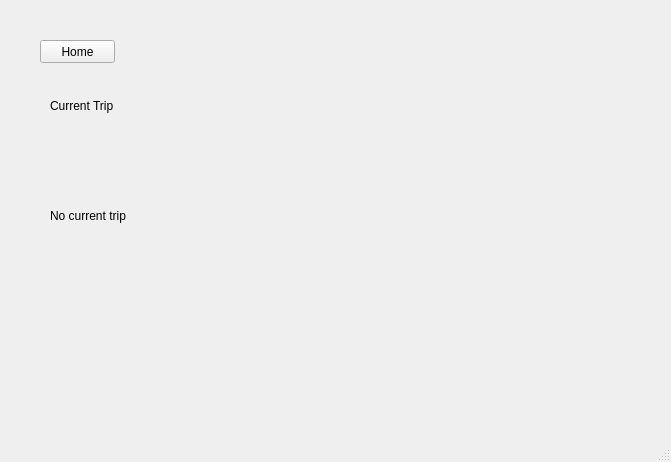
<?xml version="1.0" encoding="UTF-8"?>
<ui version="4.0">
 <class>ClientWindow</class>
 <widget class="QMainWindow" name="ClientWindow">
  <property name="geometry">
   <rect>
    <x>0</x>
    <y>0</y>
    <width>671</width>
    <height>462</height>
   </rect>
  </property>
  <property name="windowTitle">
   <string>MainWindow</string>
  </property>
  <widget class="QWidget" name="centralwidget">
   <widget class="QStackedWidget" name="ClientStack">
    <property name="geometry">
     <rect>
      <x>30</x>
      <y>20</y>
      <width>621</width>
      <height>391</height>
     </rect>
    </property>
    <property name="currentIndex">
     <number>3</number>
    </property>
    <widget class="QWidget" name="page">
     <widget class="QPushButton" name="login_btn">
      <property name="geometry">
       <rect>
        <x>370</x>
        <y>260</y>
        <width>71</width>
        <height>21</height>
       </rect>
      </property>
      <property name="text">
       <string>Login</string>
      </property>
     </widget>
     <widget class="QLineEdit" name="pass_txt_box">
      <property name="geometry">
       <rect>
        <x>262</x>
        <y>210</y>
        <width>171</width>
        <height>20</height>
       </rect>
      </property>
      <property name="echoMode">
       <enum>QLineEdit::Password</enum>
      </property>
     </widget>
     <widget class="QLabel" name="pass_label">
      <property name="geometry">
       <rect>
        <x>110</x>
        <y>210</y>
        <width>81</width>
        <height>16</height>
       </rect>
      </property>
      <property name="text">
       <string>Password</string>
      </property>
     </widget>
     <widget class="QLineEdit" name="id_txt_box">
      <property name="geometry">
       <rect>
        <x>262</x>
        <y>150</y>
        <width>171</width>
        <height>20</height>
       </rect>
      </property>
      <property name="text">
       <string/>
      </property>
     </widget>
     <widget class="QLabel" name="id_lbl">
      <property name="geometry">
       <rect>
        <x>110</x>
        <y>150</y>
        <width>81</width>
        <height>16</height>
       </rect>
      </property>
      <property name="text">
       <string>ID</string>
      </property>
     </widget>
     <widget class="QPushButton" name="register_btn">
      <property name="geometry">
       <rect>
        <x>260</x>
        <y>260</y>
        <width>75</width>
        <height>23</height>
       </rect>
      </property>
      <property name="text">
       <string>Register</string>
      </property>
     </widget>
     <widget class="Line" name="line">
      <property name="geometry">
       <rect>
        <x>340</x>
        <y>250</y>
        <width>20</width>
        <height>51</height>
       </rect>
      </property>
      <property name="orientation">
       <enum>Qt::Vertical</enum>
      </property>
     </widget>
     <widget class="QLabel" name="label">
      <property name="geometry">
       <rect>
        <x>110</x>
        <y>260</y>
        <width>131</width>
        <height>16</height>
       </rect>
      </property>
      <property name="text">
       <string>Don't have an account?</string>
      </property>
     </widget>
    </widget>
    <widget class="QWidget" name="page_2">
     <widget class="QPushButton" name="request_btn">
      <property name="geometry">
       <rect>
        <x>374</x>
        <y>320</y>
        <width>101</width>
        <height>31</height>
       </rect>
      </property>
      <property name="text">
       <string>Request Trip</string>
      </property>
     </widget>
     <widget class="QPushButton" name="logout_btn">
      <property name="geometry">
       <rect>
        <x>520</x>
        <y>30</y>
        <width>75</width>
        <height>23</height>
       </rect>
      </property>
      <property name="text">
       <string>Logout</string>
      </property>
     </widget>
     <widget class="QWidget" name="formLayoutWidget">
      <property name="geometry">
       <rect>
        <x>40</x>
        <y>150</y>
        <width>431</width>
        <height>161</height>
       </rect>
      </property>
      <layout class="QFormLayout" name="formLayout">
       <property name="horizontalSpacing">
        <number>30</number>
       </property>
       <property name="verticalSpacing">
        <number>35</number>
       </property>
       <item row="0" column="0">
        <widget class="QLabel" name="label_2">
         <property name="text">
          <string>Start</string>
         </property>
        </widget>
       </item>
       <item row="1" column="0">
        <widget class="QLabel" name="label_3">
         <property name="text">
          <string>End</string>
         </property>
        </widget>
       </item>
       <item row="2" column="0">
        <widget class="QLabel" name="label_4">
         <property name="text">
          <string>Date</string>
         </property>
        </widget>
       </item>
       <item row="0" column="1">
        <widget class="QLineEdit" name="beg_txt_box"/>
       </item>
       <item row="1" column="1">
        <widget class="QLineEdit" name="end_txt_box"/>
       </item>
       <item row="2" column="1">
        <widget class="QLineEdit" name="Date_txt_box"/>
       </item>
      </layout>
     </widget>
     <widget class="QLabel" name="label_5">
      <property name="geometry">
       <rect>
        <x>40</x>
        <y>120</y>
        <width>47</width>
        <height>13</height>
       </rect>
      </property>
      <property name="text">
       <string>New Trip</string>
      </property>
     </widget>
     <widget class="QPushButton" name="view_client_history_btn">
      <property name="geometry">
       <rect>
        <x>40</x>
        <y>60</y>
        <width>431</width>
        <height>51</height>
       </rect>
      </property>
      <property name="text">
       <string>View History</string>
      </property>
     </widget>
    </widget>
    <widget class="QWidget" name="page_3">
     <widget class="QLabel" name="label_6">
      <property name="geometry">
       <rect>
        <x>10</x>
        <y>60</y>
        <width>91</width>
        <height>21</height>
       </rect>
      </property>
      <property name="text">
       <string>Past Trips</string>
      </property>
     </widget>
     <widget class="QPushButton" name="home_btn">
      <property name="geometry">
       <rect>
        <x>10</x>
        <y>10</y>
        <width>75</width>
        <height>23</height>
       </rect>
      </property>
      <property name="text">
       <string>Home</string>
      </property>
     </widget>
     <widget class="QLabel" name="label_7">
      <property name="geometry">
       <rect>
        <x>10</x>
        <y>230</y>
        <width>71</width>
        <height>31</height>
       </rect>
      </property>
      <property name="text">
       <string>Current Trip</string>
      </property>
     </widget>
     <widget class="QListView" name="past_trips">
      <property name="geometry">
       <rect>
        <x>10</x>
        <y>90</y>
        <width>611</width>
        <height>141</height>
       </rect>
      </property>
     </widget>
     <widget class="QLabel" name="current_trip">
      <property name="geometry">
       <rect>
        <x>20</x>
        <y>270</y>
        <width>581</width>
        <height>111</height>
       </rect>
      </property>
      <property name="text">
       <string>No current trip</string>
      </property>
      <property name="wordWrap">
       <bool>true</bool>
      </property>
     </widget>
    </widget>
    <widget class="QWidget" name="page_4">
     <widget class="QPushButton" name="home_btn_2">
      <property name="geometry">
       <rect>
        <x>10</x>
        <y>20</y>
        <width>75</width>
        <height>23</height>
       </rect>
      </property>
      <property name="text">
       <string>Home</string>
      </property>
     </widget>
     <widget class="QLabel" name="label_8">
      <property name="geometry">
       <rect>
        <x>20</x>
        <y>70</y>
        <width>91</width>
        <height>31</height>
       </rect>
      </property>
      <property name="text">
       <string>Current Trip</string>
      </property>
     </widget>
     <widget class="QLabel" name="current_trip_display">
      <property name="geometry">
       <rect>
        <x>20</x>
        <y>110</y>
        <width>561</width>
        <height>171</height>
       </rect>
      </property>
      <property name="text">
       <string>No current trip</string>
      </property>
      <property name="wordWrap">
       <bool>true</bool>
      </property>
     </widget>
    </widget>
    <widget class="QWidget" name="page_5">
     <widget class="QLabel" name="pass_label_2">
      <property name="geometry">
       <rect>
        <x>88</x>
        <y>130</y>
        <width>81</width>
        <height>16</height>
       </rect>
      </property>
      <property name="text">
       <string>Password</string>
      </property>
     </widget>
     <widget class="QLineEdit" name="id_txt_box_2">
      <property name="geometry">
       <rect>
        <x>242</x>
        <y>90</y>
        <width>171</width>
        <height>20</height>
       </rect>
      </property>
      <property name="text">
       <string/>
      </property>
     </widget>
     <widget class="QLabel" name="id_lbl_2">
      <property name="geometry">
       <rect>
        <x>90</x>
        <y>90</y>
        <width>81</width>
        <height>16</height>
       </rect>
      </property>
      <property name="text">
       <string>ID</string>
      </property>
     </widget>
     <widget class="QLineEdit" name="pass_txt_box_2">
      <property name="geometry">
       <rect>
        <x>240</x>
        <y>130</y>
        <width>171</width>
        <height>20</height>
       </rect>
      </property>
      <property name="echoMode">
       <enum>QLineEdit::Password</enum>
      </property>
     </widget>
     <widget class="QLineEdit" name="pas_rentry_txt_box">
      <property name="geometry">
       <rect>
        <x>242</x>
        <y>180</y>
        <width>171</width>
        <height>20</height>
       </rect>
      </property>
      <property name="text">
       <string/>
      </property>
      <property name="echoMode">
       <enum>QLineEdit::Password</enum>
      </property>
     </widget>
     <widget class="QLabel" name="pass_label_3">
      <property name="geometry">
       <rect>
        <x>90</x>
        <y>180</y>
        <width>101</width>
        <height>16</height>
       </rect>
      </property>
      <property name="text">
       <string>Re-enter Password</string>
      </property>
     </widget>
     <widget class="QLineEdit" name="name_txt_box">
      <property name="geometry">
       <rect>
        <x>242</x>
        <y>60</y>
        <width>171</width>
        <height>20</height>
       </rect>
      </property>
      <property name="text">
       <string/>
      </property>
     </widget>
     <widget class="QLabel" name="Name">
      <property name="geometry">
       <rect>
        <x>90</x>
        <y>60</y>
        <width>81</width>
        <height>16</height>
       </rect>
      </property>
      <property name="text">
       <string>Name</string>
      </property>
     </widget>
     <widget class="QPushButton" name="register_btn_add">
      <property name="geometry">
       <rect>
        <x>340</x>
        <y>220</y>
        <width>75</width>
        <height>23</height>
       </rect>
      </property>
      <property name="text">
       <string>Register</string>
      </property>
     </widget>
    </widget>
   </widget>
  </widget>
  <widget class="QMenuBar" name="menubar">
   <property name="geometry">
    <rect>
     <x>0</x>
     <y>0</y>
     <width>671</width>
     <height>21</height>
    </rect>
   </property>
  </widget>
  <widget class="QStatusBar" name="statusbar"/>
 </widget>
 <resources/>
 <connections/>
</ui>
